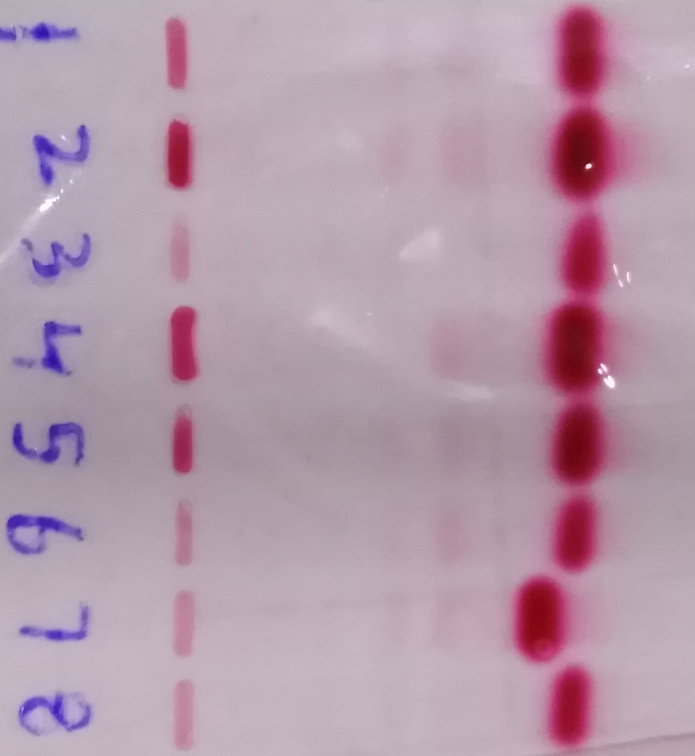
#> input picture thalasemia/Raw Data/15.jpg, 1389 x 1512 px, found by its file name (shown at 1/2 size)
$ python new.py
#> lines starting #> are read from the running program, lines starting #| are printed output that depends on the picture; after the words box and inside, x2 and y2 are one past the last pixel; in counts of white or black regions, pixels touching at a corner belong together
import cv2
import numpy as np

# Define a function to calculate variable section widths based on a list of percentages
def calculate_variable_widths(image_dimension, percentages):
    section_widths = []
    for percentage in percentages:
        section_width = int(image_dimension * (percentage / 100))
        section_widths.append(section_width)
    return section_widths

# Function to perform contrast stretching
def contrast_stretching(img, min_out, max_out):
    min_in, max_in = np.min(img), np.max(img)
    stretched_img = ((img - min_in) / (max_in - min_in)) * (max_out - min_out) + min_out
    return np.uint8(stretched_img)

# Read the image
image = cv2.imread("D:\\Mohaz\\Projects\\Machine_learning with python\Machine-Learning\\thalasemia\Raw Data\\15.jpg")
#> image is the input picture: shape (1512, 1389, 3); mean B, G, R 170.7, 153.2, 180.4
image = cv2.resize(image, (301, 359))
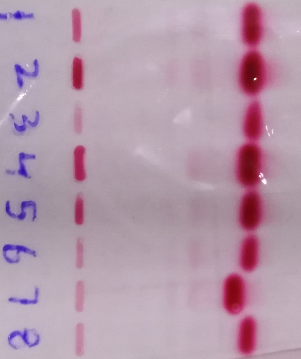
#> image: shape (359, 301, 3); mean B, G, R 170.6, 153.1, 180.3
lower_red = np.array([60, 60, 150])
upper_red = np.array([255, 255, 255])
    # Create a binary mask identifying red pixels
red_mask = cv2.inRange(image, lower_red, upper_red)
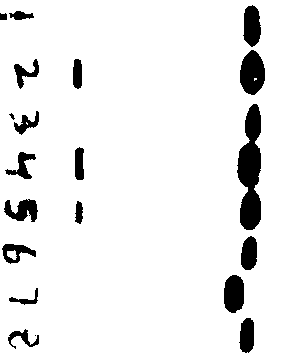
#> red_mask: shape (359, 301); 92.7% white; 20 black regions (2 under 20 px), largest, box (x1, y1, x2, y2) and area: (237, 104, 261, 230) 2060, (240, 50, 265, 95) 847, (224, 275, 244, 313) 641

    # Create a black image with the same dimensions as the original image
enhanced_image = np.zeros_like(image)

    # Set red pixels to white in the black image
enhanced_image[red_mask != 0] = [255, 255, 255]


# Define the list of percentages for variable section widths in both x and y axes
percentages_x = [4, 6, 6, 6, 35, 8, 15, 10, 10]
percentages_y = [14, 12.5, 12, 12, 12, 13, 12, 13.5]

# Calculate the section widths based on percentages and image width and height
section_widths_x = calculate_variable_widths(image.shape[1], percentages_x)
#> section_widths_x = [12, 18, 18, 18, 105, 24, 45, 30, 30]
section_widths_y = calculate_variable_widths(image.shape[0], percentages_y)
#> section_widths_y = [50, 44, 43, 43, 43, 46, 43, 48]

# Set the threshold for average pixel value
avg = np.mean(enhanced_image)
threshold = avg- avg*0.08  # Adjust this value as needed

# Initialize empty list to store red sections and section boundaries
red_sections = []
section_boundaries_x = []
section_boundaries_y = []

# Loop through each section in x-axis
for i, section_width_x in enumerate(section_widths_x):
    if i == 0:
        start_x = 0
    else:
        start_x = section_boundaries_x[i - 1]  # Use the previous section boundary as the starting point
    end_x = start_x + section_width_x

    section_boundaries_x.append(end_x)

    # Loop through each section in y-axis
    for j, section_width_y in enumerate(section_widths_y):
        if j == 0:
            start_y = 0
        else:
            start_y = section_boundaries_y[j - 1]  # Use the previous section boundary as the starting point
        end_y = start_y + section_width_y

        section_boundaries_y.append(end_y)

        # Extract the current section from the enhanced image
        section = enhanced_image[start_y:end_y, start_x:end_x]

        # Calculate the average pixel value
        avg_pixel_value = np.mean(section)

        # Check if the average pixel value is below the threshold
        if avg_pixel_value < threshold:
            red_sections.append((j, i))

            # Determine the label based on the column index
            if i == 6:
                label = "major"
            else:
                label = " "

            # Draw bounding box around the detected section with label
            cv2.rectangle(enhanced_image, (start_x, start_y), (end_x, end_y), (0, 0, 0), 2)
            cv2.putText(enhanced_image, label, (start_x + 5, start_y + 15),
                        cv2.FONT_HERSHEY_SIMPLEX, 0.5, (0, 0, 0), 2)
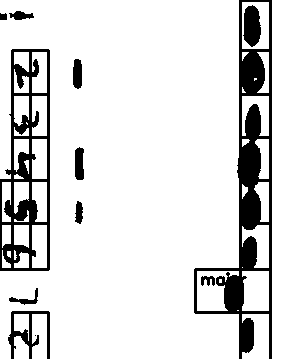
#> enhanced_image: shape (359, 301, 3); 87.2% white; 12 black regions (1 under 20 px), largest, box (x1, y1, x2, y2) and area: (194, 0, 272, 359) 7183, (0, 49, 50, 271) 4282, (8, 311, 50, 359) 704
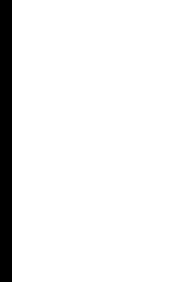
#> section: shape (47, 30, 3) (shown 6 times larger); 93.3% white; 1 black region, box (x1, y1, x2, y2) and area: (0, 0, 2, 47) 94

# Print the indices of the red sections and section boundaries
print(f"Red sections: {red_sections}")
#| Red sections: [(4, 0), (5, 0), (1, 1), (2, 1), (3, 1), (4, 1), (5, 1), (7, 1), (1, 2), (2, 2), (3, 2), (4, 2), (5, 2), (7, 2), (6, 6), (0, 7), (1, 7), (2, 7), (3, 7), (4, 7), (5, 7), (6, 7), (7, 7)]

# Display the enhanced grayscale image
cv2.imshow("Enhanced Grayscale Image", enhanced_image)
cv2.imshow("Original", image)

cv2.waitKey(0)

$ run again, with thalasemia/Raw Data/1.jpg copied over thalasemia/Raw Data/15.jpg
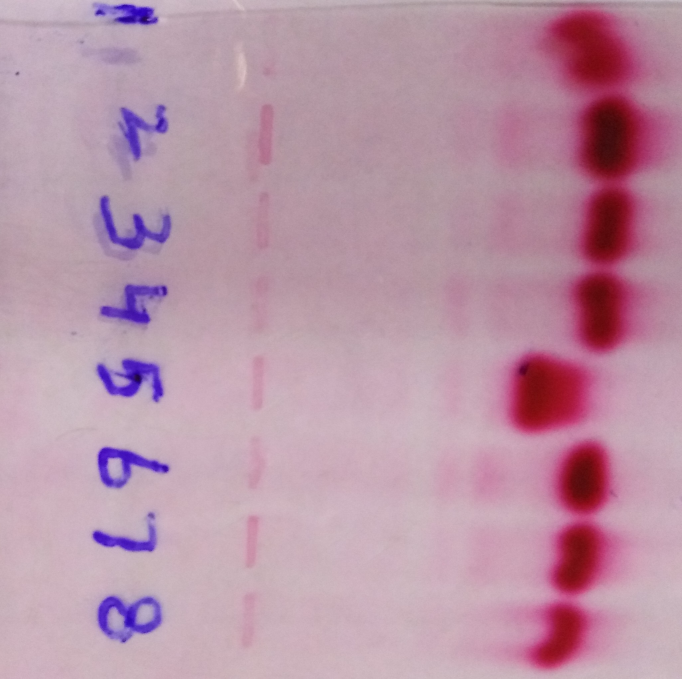
#> input picture thalasemia/Raw Data/1.jpg, 2046 x 2036 px, found by its file name (shown at 1/3 size)
#> image is the input picture: shape (2036, 2046, 3); mean B, G, R 166.5, 147.6, 186.1
#> image: shape (359, 301, 3)
#> `red_mask = cv2.inRange(image, lower_red, upper_red)`:
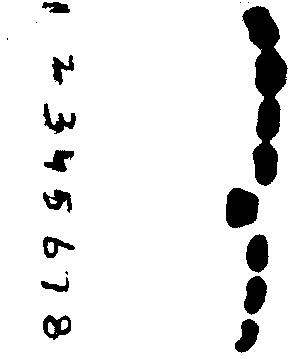
#> red_mask: shape (359, 301); 91.2% white; 18 black regions (5 under 20 px), largest, box (x1, y1, x2, y2) and area: (242, 6, 288, 186) 4087, (226, 188, 259, 228) 1074, (246, 234, 269, 273) 676
#> after the loop `for i, section_width_x in enumerate(section_widths_x):`:
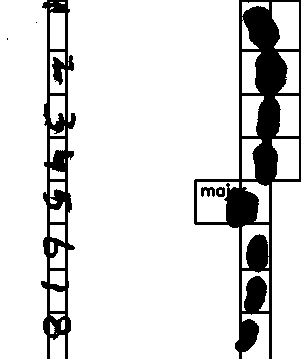
#> enhanced_image: shape (359, 301, 3); 86.3% white; 6 black regions (2 under 20 px), largest, box (x1, y1, x2, y2) and area: (194, 0, 301, 359) 10023, (41, 0, 76, 359) 4582, (201, 187, 215, 197) 93, (216, 187, 225, 197) 68
#| Red sections: [(0, 3), (1, 3), (2, 3), (3, 3), (4, 3), (5, 3), (6, 3), (7, 3), (4, 6), (0, 7), (1, 7), (2, 7), (3, 7), (4, 7), (5, 7), (6, 7), (7, 7), (0, 8), (1, 8), (2, 8), (3, 8)]

$ run again, with thalasemia/Raw Data/10.jpg copied over thalasemia/Raw Data/15.jpg
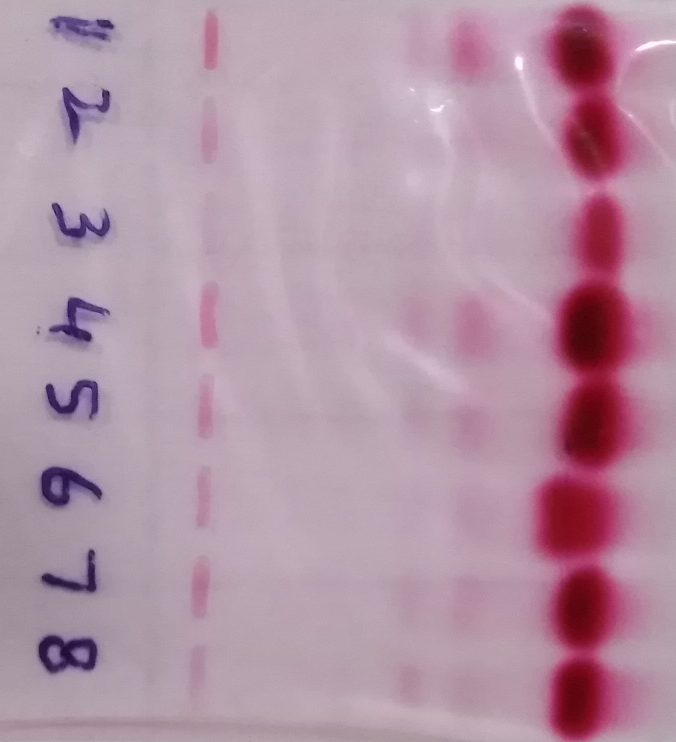
#> input picture thalasemia/Raw Data/10.jpg, 1352 x 1484 px, found by its file name (shown at 1/2 size)
#> image is the input picture: shape (1484, 1352, 3); mean B, G, R 164, 146.9, 178.8
#> image: shape (359, 301, 3)
#> `red_mask = cv2.inRange(image, lower_red, upper_red)`:
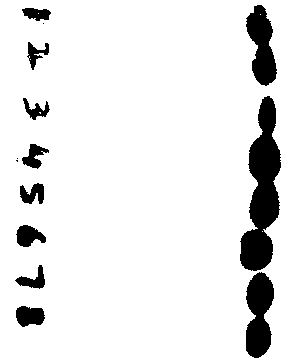
#> red_mask: shape (359, 301); 90.8% white; 14 black regions (3 under 20 px), largest, box (x1, y1, x2, y2) and area: (240, 96, 281, 271) 4030, (246, 272, 274, 358) 1762, (246, 5, 277, 86) 1523
#> after the loop `for i, section_width_x in enumerate(section_widths_x):`:
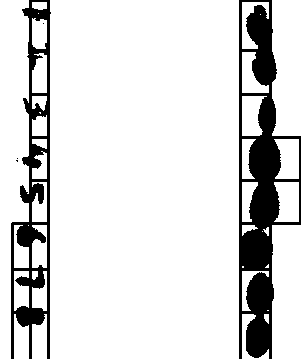
#> enhanced_image: shape (359, 301, 3); 86.4% white; 5 black regions (3 under 20 px), largest, box (x1, y1, x2, y2) and area: (239, 0, 301, 359) 9520, (11, 0, 51, 359) 5140
#| Red sections: [(5, 1), (6, 1), (7, 1), (0, 2), (1, 2), (2, 2), (3, 2), (4, 2), (5, 2), (6, 2), (7, 2), (0, 7), (1, 7), (2, 7), (3, 7), (4, 7), (5, 7), (6, 7), (7, 7), (3, 8), (4, 8)]
